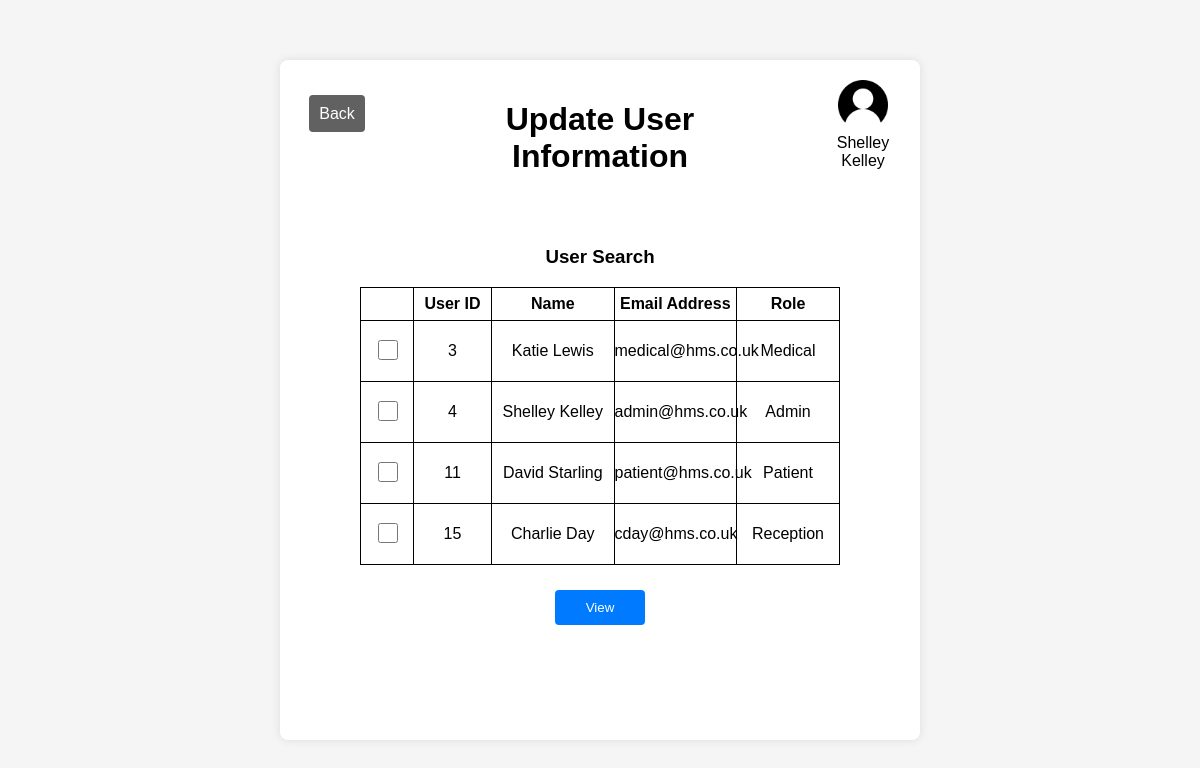
The app's page /admin/update_user.php (signed in) with its own data.
### tables this page shows
CREATE TABLE `users` (
  `user_id` int(11) NOT NULL,
  `first_name` varchar(50) DEFAULT NULL,
  `surname` varchar(50) DEFAULT NULL,
  `email_address` varchar(100) DEFAULT NULL,
  `password` varchar(255) DEFAULT NULL,
  `street_address` varchar(100) DEFAULT NULL,
  `post_code` varchar(30) DEFAULT NULL,
  `user_role` varchar(20) DEFAULT NULL
);

### admin/update_user.php (the view, shortened to what this page needs)
<!DOCTYPE html>
<html lang="en">
<head>
  <?php include('/Applications/XAMPP/xamppfiles/htdocs/HospitalManagementSystem/includes/header.php'); ?>
</head>
<body>
  <div class="dashboard">
    <header>
      <div class="btn_logout"><a href="a_home.php">Back</a></div>
      <h1>Update User Information</h1>
      <div class="icon">
        <img src="/HospitalManagementSystem/images/user_icon.png"
          alt="User" width="50" height="50">
        <?php
          echo $_SESSION['user_firstName']." ".$_SESSION['user_surname'];
        ?>
      </div>
    </header>
    <main>
        <div class="result_table">
            <h3>User Search</h3>
            <form action="view_user.php" class="sql_results" method="post">
              <table>
                  <tr>
                    <th class="checkboxRow"></th>
                    <th class='user_id_column'>User ID</th>
                    <th>Name</th>
                    <th>Email Address</th>
                    <th class='role_column'>Role</th>
                  </tr>
                    <?php
                      $sql="SELECT user_id, first_name, surname, email_address, user_role FROM users";
                      $result=$conn->query($sql);
                      if ($result -> num_rows >0){
                        while($row = $result-> fetch_assoc()){
                          echo "
                          <tr><td><input type='checkbox' name='selection' value='".$row['email_address']."' class='larger_check_box'></td>
                          <td>".$row['user_id']."</td>
                          <td>".$row['first_name']." ".$row['surname']."</td>
                          <td>".$row['email_address']."</td>
                          <td>".$row['user_role']."</td>
                          </tr>";
                        }
                        echo "</table>";
                      }
                      else{
                        echo "<h3>There aren't any Users Registered</h3>";
                      }
                    ?>
              <input type="submit" value="View" name="view">
            </form>
        </div>
    </main>
  </div>
</body>
</html>

### styles/desktop.css (style rules this page uses)
body { font-family: Arial, sans-serif; background-color: #f5f5f5; margin: 0; padding: 0; display: flex; justify-content: center; align-items: center; height: 100vh; }
main { display: flex; flex-direction: column; justify-content: space-around; align-items: center; flex-wrap: wrap; align-content: stretch; height:80%; }
main .result_table { display: flex; flex-direction: column; align-items: center; align-content: flex-start; height:80%; }
.dashboard { background-color: #fff; padding: 20px; border-radius: 8px; height:80vh; width:50vw; box-shadow: 0 0 10px rgba(0, 0, 0, 0.1); text-align: center; }
.dashboard header { display:flex; flex-direction: row; justify-content: space-between; height:15%; }
.dashboard header h1 { width:50%; }
.icon { width: 74px }
.btn_logout a { text-decoration: none; width: 25%; background-color: #616161; margin: 0 auto; color: #fff; border: none; padding: 10px; border-radius: 4px; cursor: pointer; transition: background-color 0.3s ease; }
.btn_logout { height:64px; width:74px; margin-top:25px; margin-bottom:15px; }
.result_table { overflow-y: auto; }
table, tr,th, td { border: 1px solid black; }
table { table-layout: fixed; width: 80%; border-collapse: collapse; }
td, th { height:30px; text-wrap: wrap; }
td { padding:15px 0px; }
th { color: black; }
.user_id_column { width:75px; }
.role_column { width:100px; }
.checkboxRow { width:50px; }
input.larger_check_box { width:20px; height:20px; }
.sql_results input[type="submit"] { width: 15%; background-color: #007bff; margin: 0 auto; color: #fff; border: none; padding: 10px; margin-top:25px; margin-bottom:15px; border-radius: 4px; cursor: pointer; transition: background-color 0.3s ease; }
.sql_results table { width: 80%; margin-left:10%; margin-right:10%; }
.sql_results { display:flex; flex-wrap: wrap; flex-direction: row; align-items: center; }

### records on screen
users: user_id "3", first_name "Katie", surname "Lewis", email_address "medical@hms.co.uk", user_role "Medical"
users: user_id "4", first_name "Shelley", surname "Kelley", email_address "admin@hms.co.uk", user_role "Admin"
users: user_id "11", first_name "David", surname "Starling", email_address "patient@hms.co.uk", user_role "Patient"
users: user_id "15", first_name "Charlie", surname "Day", email_address "cday@hms.co.uk", user_role "Reception"

### other values on screen
$_SESSION['user_firstName'] "Shelley"
$_SESSION['user_surname'] "Kelley"
